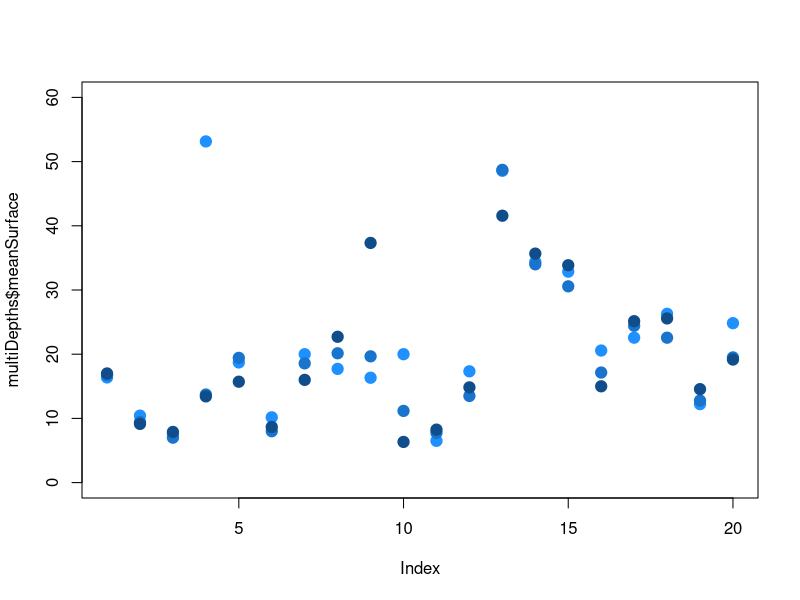
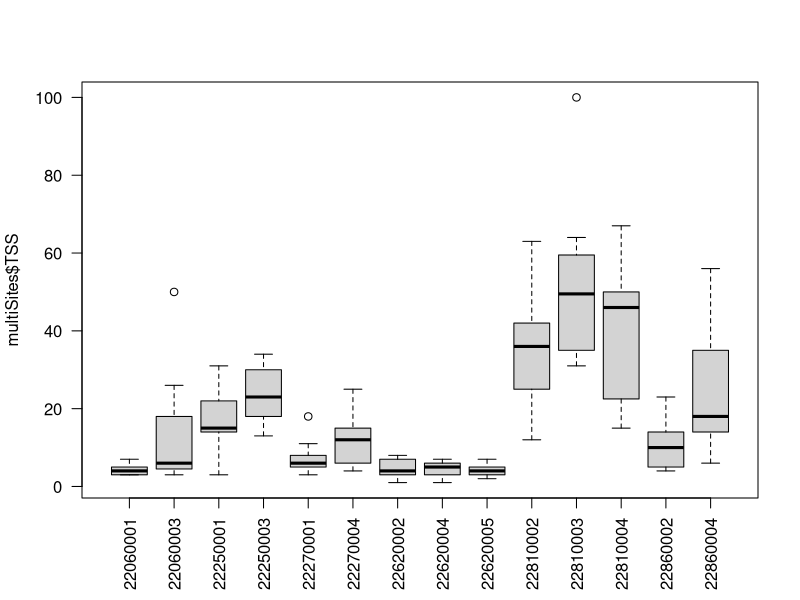
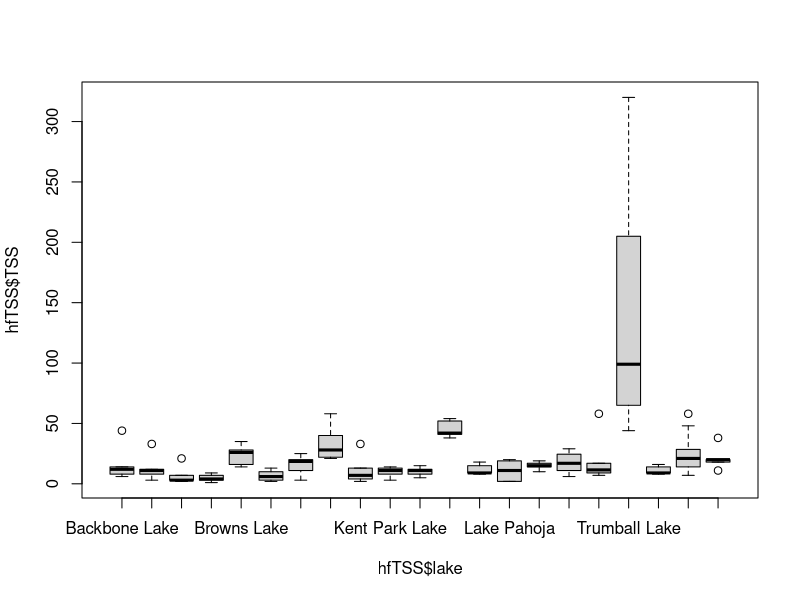

R code for these plots, in order: (Note: this script raises an error after producing the figures.)
library(tidyverse)
library(lubridate)

tmdl = read.csv("TMDL_SuspendedSolids.csv") %>%
  filter(type=="Lake") %>% #filter to lake only data
  mutate(date = parse_date_time(sampleDate, orders = "mdy HM"), #make sense of the dates
         date = as.POSIXct(date),
         doy = yday(date), #create a day of year column
         year = year(date)) %>% #create a year column
  select(-facilityID, -county:-projectCode, -analyte:-relDepth, -unit:-remark, -date) %>% #get rid of the riff raff
pivot_wider(id_cols = c(year, doy, siteID, name),
            names_from = cas_rn,
            values_from = result,
            values_fn = {mean})

multiDepths = read.csv("TMDL_MultipleDepths.csv") %>% 
  select(-TFSS, -name, -siteID) %>%
  pivot_wider(id_cols = c(year, doy, lake), 
              names_from = site, 
              values_from = TSS) %>%
  group_by(lake, year) %>%
  summarize(meanSurface = mean(`surface water`, na.rm = TRUE),
  sdSurface = sd(`surface water`, na.rm = TRUE),
  meanMid = mean(`mid depth`, na.rm = TRUE),
  sdMid = sd(`mid depth`, na.rm = TRUE),
  meanBottom = mean(`bottom water`, na.rm = TRUE),
  sdBottom = sd(`bottom water`, na.rm = TRUE)) %>%
  ungroup() %>%
  filter(!is.na(meanSurface))

plot(multiDepths$meanSurface, ylim = c(0,60), pch = 19, cex = 1.5, col = "dodgerblue1")
points(multiDepths$meanMid, pch = 19, cex = 1.5, col = "dodgerblue3")
points(multiDepths$meanBottom, pch = 19, cex = 1.5, col = "dodgerblue4")

multiSites = read.csv("TMDL_MultipleSites.csv")
boxplot(multiSites$TSS ~ multiSites$siteID, las = 2, xlab = "")

hfTSS = read.csv("TMDL_HigherFrequencySampling.csv")
boxplot(hfTSS$TSS~hfTSS$lake)
boxplot()
